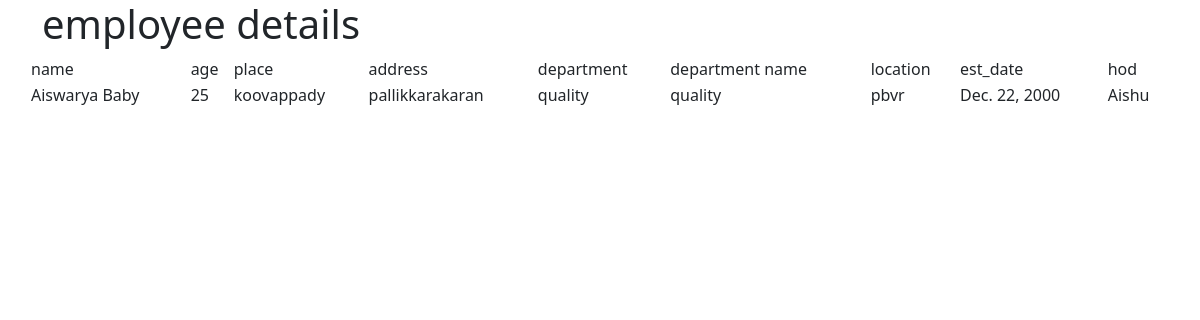
The page /empdept/details/1 on the database its author committed.
### empdept/models.py (models this page shows, shortened)
class Employees(models.Model):
    name=models.CharField(max_length=120)
    age=models.PositiveIntegerField(default=25)
    place=models.CharField(max_length=120)
    address=models.CharField(max_length=120)
    image=models.ImageField(upload_to='images')
    department=models.ForeignKey(Departments,on_delete=models.CASCADE)

class Departments(models.Model):
    name=models.CharField(max_length=120)
    location=models.CharField(max_length=120)
    est_date=models.DateField()
    hod=models.CharField(max_length=120)
    def __str__(self):
        return self.name

### empdept/views.py (the view)
# urls.py: path('details/<int:id>',views.detail,name='detail'),
def detail(request,id):
    emp=Employees.objects.get(id=id)
    context={'emp':emp}
    return render(request,'details.html',context)

### empdept/templates/details.html (shortened to what this page needs)
<!DOCTYPE html>
<html lang="en">
<head>
     <link href="https://cdn.jsdelivr.net/npm/bootstrap@5.1.3/dist/css/bootstrap.min.css" rel="stylesheet">
</head>
<body>
<div class="container">
    <div class="row">
        <h1>employee details</h1>
        <table>
            <tr>
                <td>name</td>
        <td>age</td>
        <td>place</td>
        <td>address</td>
                <td>department</td>
        <td>department name</td>
            <td>location</td>
            <td>est_date</td>
            <td>hod</td>
            </tr>
            <tr>
                <td>{{emp.name}}</td>
                <td>{{emp.age}}</td>
                <td>{{emp.place}}</td>
                <td>{{emp.address}}</td>
                <td>{{emp.department}}</td>
<td>{{emp.department}}</td>
                <td>{{emp.department.location}}</td>
<td>{{emp.department.est_date}}</td>
<td>{{emp.department.hod}}</td>
            </tr>
        </table>
    </div>
</div>
</body>
</html>

### rows shown on the page
Employees: name "Aiswarya Baby", age "25", place "koovappady", address "pallikkarakaran", department "quality", department.location "pbvr", department.est_date "Dec. 22, 2000", department.hod "Aishu"
